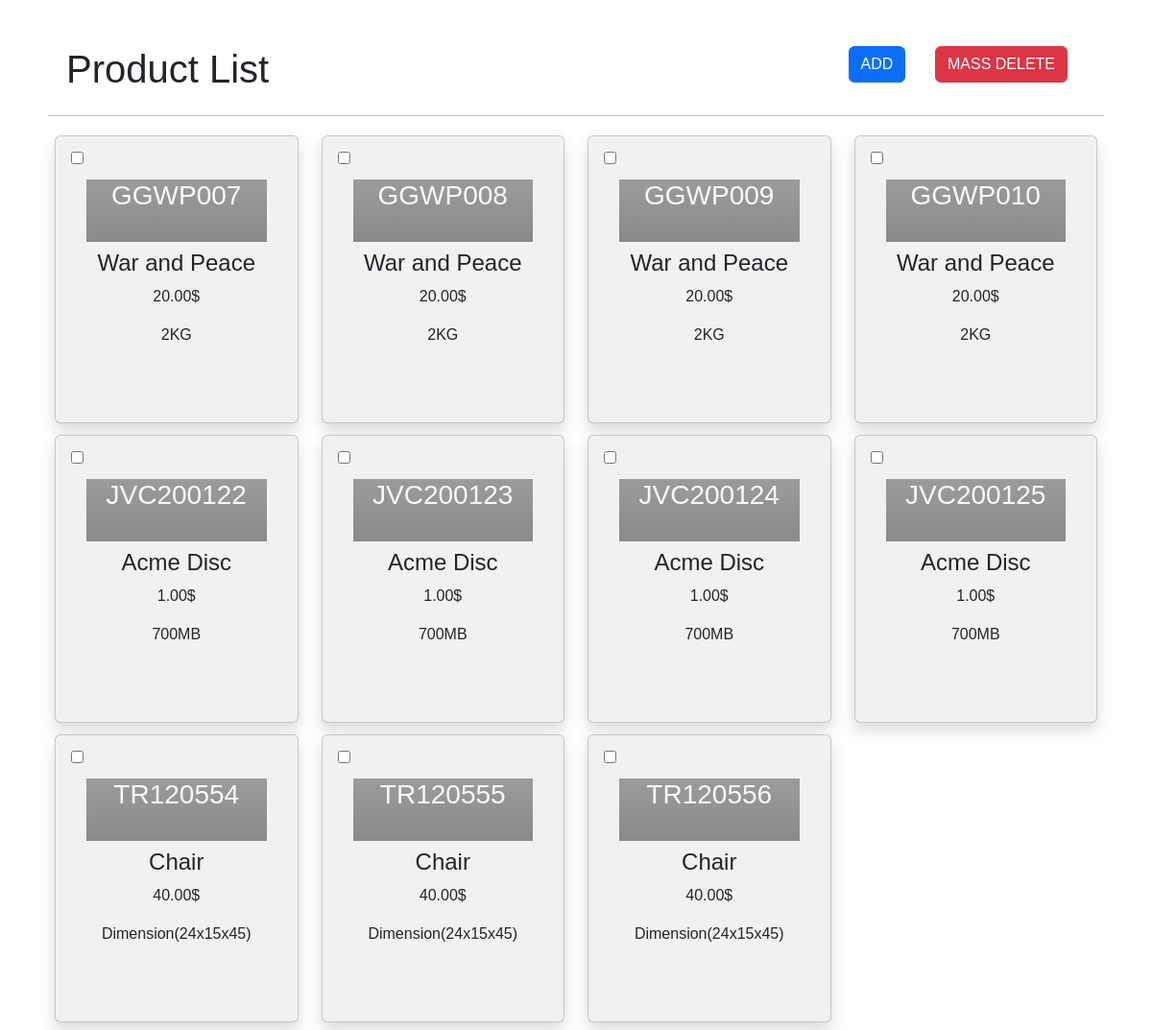
The page / on the database its author committed.
### tables this page shows
CREATE TABLE `products` (
  `product_id` int(11) NOT NULL,
  `sku` varchar(255) NOT NULL,
  `name` varchar(255) NOT NULL,
  `price` float NOT NULL,
  `size` varchar(50) NOT NULL,
  `weight` varchar(50) NOT NULL,
  `height` varchar(50) NOT NULL,
  `width` varchar(50) NOT NULL,
  `length` varchar(50) NOT NULL
);

### index.php (the view, shortened to what this page needs)
<?php
include 'database.php';
?>
<!DOCTYPE html>
<html lang="en">
<head>
<link
    rel="stylesheet"
    href="https://cdn.jsdelivr.net/npm/bootstrap@5.2.0/dist/css/bootstrap.min.css"
  />
  <link rel="stylesheet" href="css/index.css">
</head>
<body>
<form action="delete.php" method="POST">
<header>
<div class="container mt-5">
    <div class="row">
      <div class="col-lg-9 text-dark">
          <h1>Product List</h1>
      </div>
      <div class="col-lg-1 text-dark">
      <a href="add_product.php"> <button class="btn btn-primary" type="button">ADD</button></a>
      </div>
      <div class="col-lg-2 text-dark">
      <button type="submit" class="btn btn-danger" name="delete_items">MASS DELETE</button>
      </div>
    </div>
</div>
</header>
<hr>
<div class='row'>
<?php
$sql = "SELECT * FROM products";
$result = mysqli_query($conn, $sql);
$resultCheck = mysqli_num_rows($result);
if($resultCheck > 0){
  while($row = mysqli_fetch_assoc($result)){
    $id = $row["product_id"];
    $sku = $row["sku"];
    $name = $row["name"];
    $price = $row["price"];
    if($row["size"] != NULL){
      $attribute = $row["size"] . "MB";
    }else if($row["weight"] != NULL){
      $attribute = $row["weight"] . "KG";
    }else{
      $attribute = "Dimension" ."(". $row["height"] . "x" . $row["length"] . "x" . $row["width"] . ")";
    }
    echo
    "<div class='col-3 mb-1'>
      <div class='card shadow my-1' style='height: 300px;'>
        <div>
          <input style='float:left' type='checkbox' class='delete-checkbox' name='delete_id[]' value ='$id'>
        </div>
        <div class='card-body'>
          <div style='position: relative;'>
            <h3 class='card-title text-light bg-dark bg-opacity-50 px-1 bg-gradient' style='height: 65px; width:100%;' >$sku</h3>
          </div>
          <h4 class='card-text'>$name</h4>
        <div class='text-bottom'>
          <p>
            $price.00$
          </p>
        </div>
          <p>
            $attribute
          </p>
        </div>
      </div>
    </div>
";
  }
}
?>
</div>
</form>
</body>
</html>

### css/index.css (style rules this page uses)
body { margin-left: 50px; margin-right: 50px; }
* { box-sizing: border-box; }
body { font-family: Arial, Helvetica, sans-serif; }
.row { margin: 0 -5px; }
.row:after { content: ""; display: table; clear: both; }
.card { box-shadow: 0 4px 8px 0 rgba(0, 0, 0, 0.2); padding: 16px; text-align: center; background-color: #f1f1f1; }

### rows shown on the page
products: sku "GGWP007", name "War and Peace", price "20", weight "2KG"
products: sku "GGWP008", name "War and Peace", price "20", weight "2KG"
products: sku "GGWP009", name "War and Peace", price "20", weight "2KG"
products: sku "GGWP010", name "War and Peace", price "20", weight "2KG"
products: sku "JVC200122", name "Acme Disc", price "1", size "700MB"
products: sku "JVC200123", name "Acme Disc", price "1", size "700MB"
products: sku "JVC200124", name "Acme Disc", price "1", size "700MB"
products: sku "JVC200125", name "Acme Disc", price "1", size "700MB"
products: sku "TR120554", name "Chair", price "40", attribute "Dimension(24x15x45)"
products: sku "TR120555", name "Chair", price "40", attribute "Dimension(24x15x45)"
products: sku "TR120556", name "Chair", price "40", attribute "Dimension(24x15x45)"
